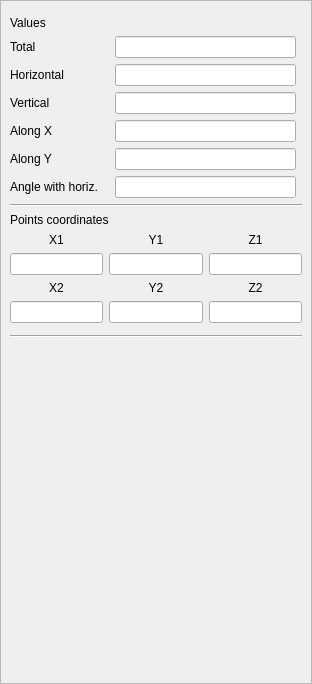
<?xml version="1.0" encoding="UTF-8"?>
<ui version="4.0">
 <class>property_SimpleMeasure</class>
 <widget class="QWidget" name="property_SimpleMeasure">
  <property name="geometry">
   <rect>
    <x>0</x>
    <y>0</y>
    <width>312</width>
    <height>684</height>
   </rect>
  </property>
  <property name="sizePolicy">
   <sizepolicy hsizetype="Preferred" vsizetype="Preferred">
    <horstretch>0</horstretch>
    <verstretch>0</verstretch>
   </sizepolicy>
  </property>
  <property name="maximumSize">
   <size>
    <width>600</width>
    <height>16777215</height>
   </size>
  </property>
  <property name="windowTitle">
   <string>Simple measurement properties</string>
  </property>
  <layout class="QGridLayout" name="gridLayout_2">
   <property name="leftMargin">
    <number>0</number>
   </property>
   <property name="topMargin">
    <number>0</number>
   </property>
   <property name="rightMargin">
    <number>0</number>
   </property>
   <property name="bottomMargin">
    <number>0</number>
   </property>
   <item row="0" column="0">
    <widget class="QScrollArea" name="scrollArea">
     <property name="widgetResizable">
      <bool>true</bool>
     </property>
     <widget class="QWidget" name="scrollAreaWidgetContents">
      <property name="geometry">
       <rect>
        <x>0</x>
        <y>0</y>
        <width>310</width>
        <height>682</height>
       </rect>
      </property>
      <layout class="QGridLayout" name="gridLayout_6">
       <item row="4" column="1">
        <widget class="QDoubleEdit" name="VerticalInfield">
         <property name="enabled">
          <bool>true</bool>
         </property>
         <property name="frame">
          <bool>true</bool>
         </property>
         <property name="readOnly">
          <bool>true</bool>
         </property>
        </widget>
       </item>
       <item row="13" column="0" colspan="3">
        <widget class="GenericPropertiesFeet" name="genericPropsFeetWidget" native="true"/>
       </item>
       <item row="5" column="0">
        <widget class="QLabel" name="alongXLabel">
         <property name="text">
          <string>Along X</string>
         </property>
        </widget>
       </item>
       <item row="6" column="0">
        <widget class="QLabel" name="alongYLabel">
         <property name="text">
          <string>Along Y</string>
         </property>
        </widget>
       </item>
       <item row="3" column="1">
        <widget class="QDoubleEdit" name="HorizontalInfield">
         <property name="enabled">
          <bool>true</bool>
         </property>
         <property name="frame">
          <bool>true</bool>
         </property>
         <property name="readOnly">
          <bool>true</bool>
         </property>
        </widget>
       </item>
       <item row="7" column="1">
        <widget class="QDoubleEdit" name="AngleInfield">
         <property name="enabled">
          <bool>true</bool>
         </property>
         <property name="frame">
          <bool>true</bool>
         </property>
         <property name="readOnly">
          <bool>true</bool>
         </property>
        </widget>
       </item>
       <item row="10" column="0" colspan="3">
        <layout class="QHBoxLayout" name="PointsLayout">
         <item>
          <layout class="QVBoxLayout" name="XPosLayout">
           <item>
            <widget class="QLabel" name="X1Label">
             <property name="text">
              <string>X1</string>
             </property>
             <property name="alignment">
              <set>Qt::AlignCenter</set>
             </property>
            </widget>
           </item>
           <item>
            <widget class="QDoubleEdit" name="X1Infield">
             <property name="enabled">
              <bool>true</bool>
             </property>
             <property name="frame">
              <bool>true</bool>
             </property>
             <property name="readOnly">
              <bool>true</bool>
             </property>
            </widget>
           </item>
           <item>
            <widget class="QLabel" name="X2Label">
             <property name="text">
              <string>X2</string>
             </property>
             <property name="alignment">
              <set>Qt::AlignCenter</set>
             </property>
            </widget>
           </item>
           <item>
            <widget class="QDoubleEdit" name="X2Infield">
             <property name="enabled">
              <bool>true</bool>
             </property>
             <property name="frame">
              <bool>true</bool>
             </property>
             <property name="readOnly">
              <bool>true</bool>
             </property>
            </widget>
           </item>
          </layout>
         </item>
         <item>
          <layout class="QVBoxLayout" name="YPosLayout">
           <item>
            <widget class="QLabel" name="Y1Label">
             <property name="text">
              <string>Y1</string>
             </property>
             <property name="alignment">
              <set>Qt::AlignCenter</set>
             </property>
            </widget>
           </item>
           <item>
            <widget class="QDoubleEdit" name="Y1Infield">
             <property name="enabled">
              <bool>true</bool>
             </property>
             <property name="frame">
              <bool>true</bool>
             </property>
             <property name="readOnly">
              <bool>true</bool>
             </property>
            </widget>
           </item>
           <item>
            <widget class="QLabel" name="Y2Label">
             <property name="text">
              <string>Y2</string>
             </property>
             <property name="alignment">
              <set>Qt::AlignCenter</set>
             </property>
            </widget>
           </item>
           <item>
            <widget class="QDoubleEdit" name="Y2Infield">
             <property name="enabled">
              <bool>true</bool>
             </property>
             <property name="frame">
              <bool>true</bool>
             </property>
             <property name="readOnly">
              <bool>true</bool>
             </property>
            </widget>
           </item>
          </layout>
         </item>
         <item>
          <layout class="QVBoxLayout" name="ZPosLayout">
           <item>
            <widget class="QLabel" name="Z1Label">
             <property name="text">
              <string>Z1</string>
             </property>
             <property name="alignment">
              <set>Qt::AlignCenter</set>
             </property>
            </widget>
           </item>
           <item>
            <widget class="QDoubleEdit" name="Z1Infield">
             <property name="enabled">
              <bool>true</bool>
             </property>
             <property name="frame">
              <bool>true</bool>
             </property>
             <property name="readOnly">
              <bool>true</bool>
             </property>
            </widget>
           </item>
           <item>
            <widget class="QLabel" name="Z2Label">
             <property name="text">
              <string>Z2</string>
             </property>
             <property name="alignment">
              <set>Qt::AlignCenter</set>
             </property>
            </widget>
           </item>
           <item>
            <widget class="QDoubleEdit" name="Z2Infield">
             <property name="enabled">
              <bool>true</bool>
             </property>
             <property name="frame">
              <bool>true</bool>
             </property>
             <property name="readOnly">
              <bool>true</bool>
             </property>
            </widget>
           </item>
          </layout>
         </item>
        </layout>
       </item>
       <item row="2" column="1">
        <widget class="QDoubleEdit" name="TotalInfield">
         <property name="enabled">
          <bool>true</bool>
         </property>
         <property name="frame">
          <bool>true</bool>
         </property>
         <property name="readOnly">
          <bool>true</bool>
         </property>
        </widget>
       </item>
       <item row="9" column="0">
        <widget class="QLabel" name="coordinatesLabel">
         <property name="text">
          <string>Points coordinates</string>
         </property>
        </widget>
       </item>
       <item row="6" column="1">
        <widget class="QDoubleEdit" name="AlongYInfield">
         <property name="enabled">
          <bool>true</bool>
         </property>
         <property name="frame">
          <bool>true</bool>
         </property>
         <property name="readOnly">
          <bool>true</bool>
         </property>
        </widget>
       </item>
       <item row="2" column="0">
        <widget class="QLabel" name="totalLabel">
         <property name="text">
          <string>Total</string>
         </property>
        </widget>
       </item>
       <item row="3" column="0">
        <widget class="QLabel" name="horizontalLabel">
         <property name="text">
          <string>Horizontal</string>
         </property>
        </widget>
       </item>
       <item row="12" column="0" colspan="3">
        <widget class="Line" name="line_2">
         <property name="orientation">
          <enum>Qt::Horizontal</enum>
         </property>
        </widget>
       </item>
       <item row="14" column="0">
        <spacer name="verticalSpacer">
         <property name="orientation">
          <enum>Qt::Vertical</enum>
         </property>
         <property name="sizeHint" stdset="0">
          <size>
           <width>0</width>
           <height>0</height>
          </size>
         </property>
        </spacer>
       </item>
       <item row="1" column="0">
        <widget class="QLabel" name="ValuesLabel">
         <property name="text">
          <string>Values</string>
         </property>
        </widget>
       </item>
       <item row="8" column="0" colspan="3">
        <widget class="Line" name="line">
         <property name="orientation">
          <enum>Qt::Horizontal</enum>
         </property>
        </widget>
       </item>
       <item row="7" column="0">
        <widget class="QLabel" name="angleHorizontalLabel">
         <property name="text">
          <string>Angle with horiz.</string>
         </property>
        </widget>
       </item>
       <item row="0" column="0" colspan="3">
        <widget class="GenericPropertiesHead" name="genericPropsHeadWidget" native="true"/>
       </item>
       <item row="4" column="0">
        <widget class="QLabel" name="verticalLabel">
         <property name="text">
          <string>Vertical</string>
         </property>
        </widget>
       </item>
       <item row="5" column="1">
        <widget class="QDoubleEdit" name="AlongXInfield">
         <property name="enabled">
          <bool>true</bool>
         </property>
         <property name="frame">
          <bool>true</bool>
         </property>
         <property name="readOnly">
          <bool>true</bool>
         </property>
        </widget>
       </item>
       <item row="11" column="0" colspan="3">
        <widget class="SubPropertyClipping" name="subPropertyClipping" native="true"/>
       </item>
      </layout>
     </widget>
    </widget>
   </item>
  </layout>
 </widget>
 <customwidgets>
  <customwidget>
   <class>GenericPropertiesHead</class>
   <extends>QWidget</extends>
   <header location="global">GenericPropertiesHead.h</header>
   <container>1</container>
  </customwidget>
  <customwidget>
   <class>GenericPropertiesFeet</class>
   <extends>QWidget</extends>
   <header>GenericPropertiesFeet.h</header>
   <container>1</container>
  </customwidget>
  <customwidget>
   <class>QDoubleEdit</class>
   <extends>QLineEdit</extends>
   <header>qdoubleedit.h</header>
  </customwidget>
  <customwidget>
   <class>SubPropertyClipping</class>
   <extends>QWidget</extends>
   <header>SubPropertyClipping.h</header>
   <container>1</container>
  </customwidget>
 </customwidgets>
 <tabstops>
  <tabstop>scrollArea</tabstop>
  <tabstop>TotalInfield</tabstop>
  <tabstop>HorizontalInfield</tabstop>
  <tabstop>VerticalInfield</tabstop>
  <tabstop>AlongXInfield</tabstop>
  <tabstop>AlongYInfield</tabstop>
  <tabstop>AngleInfield</tabstop>
  <tabstop>X1Infield</tabstop>
  <tabstop>Y1Infield</tabstop>
  <tabstop>Z1Infield</tabstop>
  <tabstop>X2Infield</tabstop>
  <tabstop>Y2Infield</tabstop>
  <tabstop>Z2Infield</tabstop>
 </tabstops>
 <resources>
  <include location="../../../openscantools.qrc"/>
 </resources>
 <connections/>
</ui>
